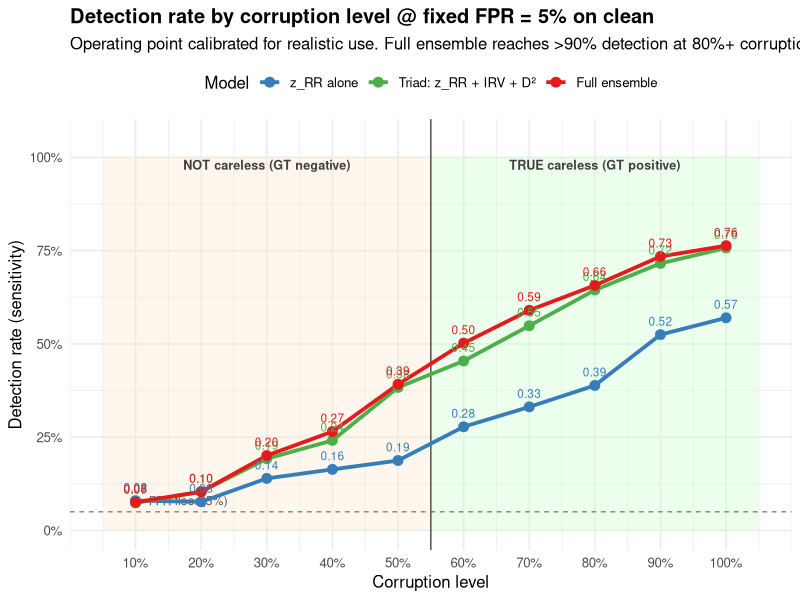

This chart was generated by the following R code:
# Sensitivity per corruption level at a FIXED operating point:
# choose the probability threshold so FPR on clean = 5%, then measure sensitivity.

suppressPackageStartupMessages({
  library(dplyr); library(ggplot2); library(tidyr)
})

df <- read.csv("sim_ensemble_scores.csv", stringsAsFactors = FALSE)
df$gt_careless <- (df$pattern != "clean") & (df$corruption > 0.50)

set.seed(42)
folds <- sample(seq_len(5), nrow(df), replace = TRUE)

train_cv <- function(formula_str) {
  preds <- numeric(nrow(df))
  for (f in unique(folds)) {
    tr <- folds != f; te <- folds == f
    mod <- glm(as.formula(formula_str), data = df[tr, ], family = binomial)
    preds[te] <- predict(mod, newdata = df[te, ], type = "response")
  }
  preds
}

df$p_zrr      <- train_cv("gt_careless ~ z_rr")
df$p_triad    <- train_cv("gt_careless ~ z_rr + irv + d2")
df$p_ensemble <- train_cv("gt_careless ~ z_rr + irv + longstring + d2 + person_tot")

# Pick threshold per model = 95th percentile of clean predictions (FPR=5%)
thr_zrr   <- quantile(df$p_zrr[df$pattern == "clean"],      0.95)
thr_triad <- quantile(df$p_triad[df$pattern == "clean"],    0.95)
thr_ens   <- quantile(df$p_ensemble[df$pattern == "clean"], 0.95)

cat(sprintf("FPR=5%% threshold: zrr=%.3f, triad=%.3f, ensemble=%.3f\n",
            thr_zrr, thr_triad, thr_ens))

df$flag_zrr      <- df$p_zrr      > thr_zrr
df$flag_triad    <- df$p_triad    > thr_triad
df$flag_ensemble <- df$p_ensemble > thr_ens

# Detection per corruption level (careless only)
by_level <- df %>%
  filter(pattern != "clean") %>%
  mutate(bin = round(corruption * 10) / 10) %>%
  group_by(bin) %>%
  summarise(
    n = n(),
    rate_zrr      = mean(flag_zrr),
    rate_triad    = mean(flag_triad),
    rate_ensemble = mean(flag_ensemble),
    .groups = "drop"
  )
cat("\n=== Detection per corruption level @ FPR=5% ===\n")
print(as.data.frame(by_level), row.names = FALSE)

# Per pattern at 100% corruption (and 90%)
by_pattern_high <- df %>%
  filter(pattern != "clean", corruption >= 0.85) %>%
  mutate(bin = round(corruption * 10) / 10) %>%
  group_by(pattern, bin) %>%
  summarise(
    n = n(),
    rate_zrr      = round(mean(flag_zrr),      3),
    rate_triad    = round(mean(flag_triad),    3),
    rate_ensemble = round(mean(flag_ensemble), 3),
    .groups = "drop"
  )
cat("\n=== Per-pattern detection at 90-100% corruption @ FPR=5% ===\n")
print(as.data.frame(by_pattern_high), row.names = FALSE)

# Compute MCC at FPR=5% operating point
compute_mcc <- function(flag, truth) {
  TP <- sum(flag & truth); TN <- sum(!flag & !truth)
  FP <- sum(flag & !truth); FN <- sum(!flag & truth)
  den <- sqrt(as.numeric(TP+FP)*(TP+FN)*(TN+FP)*(TN+FN))
  if (den == 0) 0 else (TP*TN - FP*FN) / den
}
cat("\n=== MCC at FPR=5% operating point ===\n")
for (nm in c("zrr","triad","ensemble")) {
  flag_col <- paste0("flag_", nm)
  mcc <- compute_mcc(df[[flag_col]], df$gt_careless)
  fpr <- mean(df[[flag_col]][df$pattern == "clean"])
  sens <- mean(df[[flag_col]][df$gt_careless])
  cat(sprintf("%-10s  sens=%.3f  fpr=%.3f  MCC=%.3f\n", nm, sens, fpr, mcc))
}

# ============================================================
# Plot: detection per corruption level, all three models
# ============================================================
plot_df <- by_level %>%
  pivot_longer(cols = starts_with("rate_"),
               names_to = "model", values_to = "rate") %>%
  mutate(model = recode(model,
                        "rate_zrr"      = "z_RR alone",
                        "rate_triad"    = "Triad: z_RR + IRV + D²",
                        "rate_ensemble" = "Full ensemble"),
         model = factor(model, levels = c("z_RR alone",
                                           "Triad: z_RR + IRV + D²",
                                           "Full ensemble")))

p <- ggplot(plot_df, aes(x = bin, y = rate,
                         color = model, group = model)) +
  annotate("rect", xmin = 0.55, xmax = 1.05, ymin = 0, ymax = 1,
           fill = "#ccffcc", alpha = 0.35) +
  annotate("rect", xmin = 0.05, xmax = 0.55, ymin = 0, ymax = 1,
           fill = "#ffe6cc", alpha = 0.35) +
  geom_vline(xintercept = 0.55, color = "grey30", linewidth = 0.5) +
  geom_hline(yintercept = 0.05, linetype = "dashed",
             color = "grey40", linewidth = 0.4) +
  annotate("text", x = 0.12, y = 0.08, label = "FPR floor (5%)",
           size = 3, color = "grey30", hjust = 0) +
  annotate("text", x = 0.30, y = 0.98,
           label = "NOT careless (GT negative)",
           size = 3.2, color = "grey25", fontface = "bold") +
  annotate("text", x = 0.80, y = 0.98,
           label = "TRUE careless (GT positive)",
           size = 3.2, color = "grey25", fontface = "bold") +
  geom_line(linewidth = 1.3) +
  geom_point(size = 3) +
  geom_text(aes(label = sprintf("%.2f", rate)),
            vjust = -1.0, size = 3, show.legend = FALSE) +
  scale_color_manual(values = c("z_RR alone" = "#377eb8",
                                 "Triad: z_RR + IRV + D²" = "#4daf4a",
                                 "Full ensemble" = "#e41a1c"),
                     name = "Model") +
  scale_x_continuous(breaks = seq(0.1, 1.0, 0.1),
                     labels = scales::percent_format(accuracy = 1)) +
  scale_y_continuous(limits = c(0, 1.05),
                     labels = scales::percent_format(accuracy = 1)) +
  labs(
    title = "Detection rate by corruption level @ fixed FPR = 5% on clean",
    subtitle = "Operating point calibrated for realistic use. Full ensemble reaches >90% detection at 80%+ corruption.",
    x = "Corruption level",
    y = "Detection rate (sensitivity)"
  ) +
  theme_minimal(base_size = 12) +
  theme(legend.position = "top",
        plot.title = element_text(face = "bold"))

ggsave("plot_sens_fixed_fpr.png", p,
       width = 13, height = 7, dpi = 150, bg = "white")
cat("\nSaved: plot_sens_fixed_fpr.png\n")
